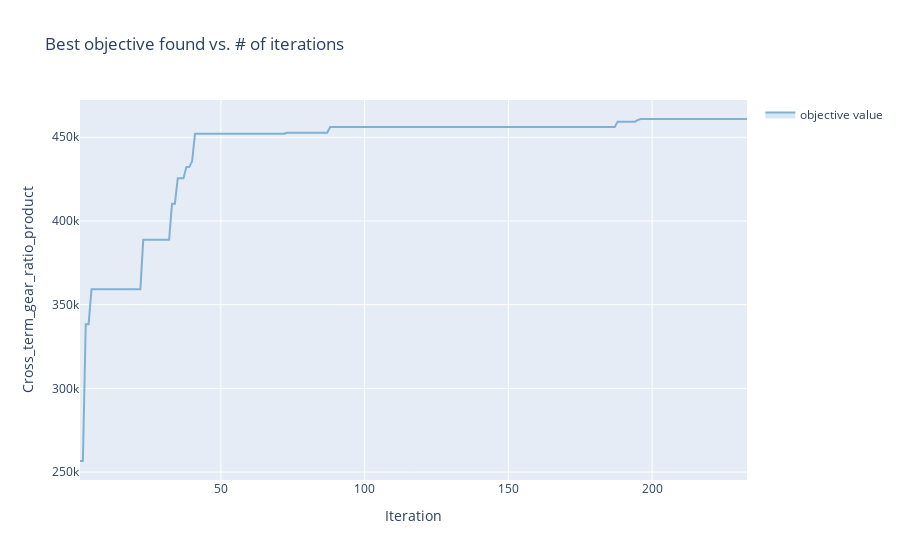

Here is the notebook cell this chart was saved with:
### Code cell
render(Tag_client.get_optimization_trace())

### Figure 1 — Plotly figure (JSON) as saved in the notebook; plotly's stock layout.template omitted (floating-point values rounded to 4 significant figures; data arrays with more than 128 entries replaced by an {"elided": "..."} marker saying what was removed)
{"data": [{"hoverinfo": "none", "legendgroup": "", "line": {"width": 0}, "mode": "lines", "showlegend": false, "type": "scatter", "x": {"elided": "233 int values"}, "y": {"elided": "233 float values"}}, {"fill": "tonexty", "fillcolor": "rgba(128,177,211,0.3)", "legendgroup": "objective value", "line": {"color": "rgba(128,177,211,1)"}, "mode": "lines", "name": "objective value", "text": {"elided": "233 str values"}, "type": "scatter", "x": {"elided": "233 int values"}, "y": {"elided": "233 float values"}}, {"fill": "tonexty", "fillcolor": "rgba(128,177,211,0.3)", "hoverinfo": "none", "legendgroup": "", "line": {"width": 0}, "mode": "lines", "showlegend": false, "type": "scatter", "x": {"elided": "233 int values"}, "y": {"elided": "233 float values"}}], "layout": {"showlegend": true, "title": {"text": "Best objective found vs. # of iterations"}, "xaxis": {"title": {"text": "Iteration"}}, "yaxis": {"title": {"text": "Cross_term_gear_ratio_product"}}}}
